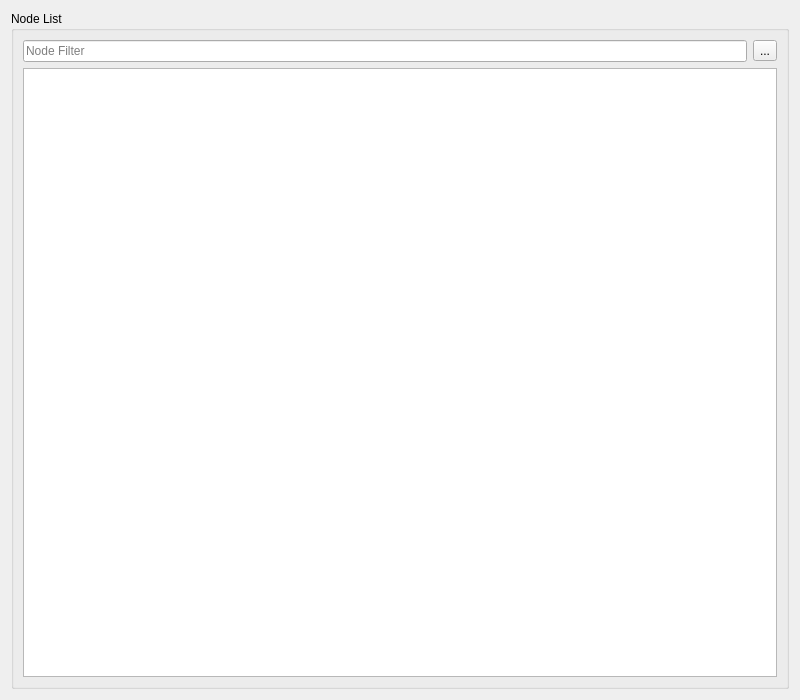
<?xml version="1.0" encoding="UTF-8"?>
<ui version="4.0">
 <class>widget</class>
 <widget class="QWidget" name="widget">
  <property name="geometry">
   <rect>
    <x>0</x>
    <y>0</y>
    <width>800</width>
    <height>700</height>
   </rect>
  </property>
  <property name="acceptDrops">
   <bool>true</bool>
  </property>
  <property name="windowTitle">
   <string>Node List</string>
  </property>
  <layout class="QVBoxLayout" name="verticalLayout_3">
   <item>
    <widget class="QGroupBox" name="groupBox">
     <property name="title">
      <string>Node List</string>
     </property>
     <layout class="QGridLayout" name="gridLayout">
      <item row="1" column="0" colspan="2">
       <widget class="QListWidget" name="list"/>
      </item>
      <item row="0" column="0">
       <widget class="QLineEdit" name="le_filter">
        <property name="sizePolicy">
         <sizepolicy hsizetype="Minimum" vsizetype="Fixed">
          <horstretch>0</horstretch>
          <verstretch>0</verstretch>
         </sizepolicy>
        </property>
        <property name="placeholderText">
         <string>Node Filter</string>
        </property>
       </widget>
      </item>
      <item row="0" column="1">
       <widget class="QToolButton" name="pb_update">
        <property name="text">
         <string>...</string>
        </property>
       </widget>
      </item>
     </layout>
    </widget>
   </item>
  </layout>
 </widget>
 <resources/>
 <connections/>
</ui>
